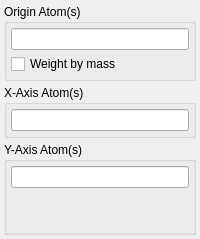
                  <widget class="QWidget" name="StaticSiteDefinitionPage">
                   <layout class="QVBoxLayout" name="verticalLayout_15">
                    <property name="spacing">
                     <number>4</number>
                    </property>
                    <property name="leftMargin">
                     <number>4</number>
                    </property>
                    <property name="topMargin">
                     <number>4</number>
                    </property>
                    <property name="rightMargin">
                     <number>4</number>
                    </property>
                    <property name="bottomMargin">
                     <number>4</number>
                    </property>
                    <item>
                     <widget class="QGroupBox" name="SiteOriginGroup">
                      <property name="sizePolicy">
                       <sizepolicy hsizetype="Minimum" vsizetype="Minimum">
                        <horstretch>0</horstretch>
                        <verstretch>0</verstretch>
                       </sizepolicy>
                      </property>
                      <property name="title">
                       <string>Origin Atom(s)</string>
                      </property>
                      <layout class="QVBoxLayout" name="verticalLayout_12">
                       <property name="spacing">
                        <number>4</number>
                       </property>
                       <property name="leftMargin">
                        <number>4</number>
                       </property>
                       <property name="topMargin">
                        <number>4</number>
                       </property>
                       <property name="rightMargin">
                        <number>4</number>
                       </property>
                       <property name="bottomMargin">
                        <number>4</number>
                       </property>
                       <item>
                        <widget class="QLineEdit" name="SiteOriginAtomsEdit">
                         <property name="enabled">
                          <bool>true</bool>
                         </property>
                         <property name="toolTip">
                          <string>Atom indices whose positions will be averaged in order to generate the site origin</string>
                         </property>
                         <property name="readOnly">
                          <bool>true</bool>
                         </property>
                        </widget>
                       </item>
                       <item>
                        <widget class="QCheckBox" name="SiteOriginMassWeightedCheck">
                         <property name="text">
                          <string>Weight by mass</string>
                         </property>
                        </widget>
                       </item>
                      </layout>
                     </widget>
                    </item>
                    <item>
                     <widget class="QGroupBox" name="SiteXAxisGroup">
                      <property name="sizePolicy">
                       <sizepolicy hsizetype="Preferred" vsizetype="Minimum">
                        <horstretch>0</horstretch>
                        <verstretch>0</verstretch>
                       </sizepolicy>
                      </property>
                      <property name="title">
                       <string>X-Axis Atom(s)</string>
                      </property>
                      <layout class="QVBoxLayout" name="verticalLayout_13">
                       <property name="spacing">
                        <number>4</number>
                       </property>
                       <property name="leftMargin">
                        <number>4</number>
                       </property>
                       <property name="topMargin">
                        <number>4</number>
                       </property>
                       <property name="rightMargin">
                        <number>4</number>
                       </property>
                       <property name="bottomMargin">
                        <number>4</number>
                       </property>
                       <item>
                        <widget class="QLineEdit" name="SiteXAxisAtomsEdit">
                         <property name="enabled">
                          <bool>true</bool>
                         </property>
                         <property name="toolTip">
                          <string>Atom indices whose positions will be averaged in order to generate a vector from the origin defining the x axis</string>
                         </property>
                         <property name="readOnly">
                          <bool>true</bool>
                         </property>
                        </widget>
                       </item>
                      </layout>
                     </widget>
                    </item>
                    <item>
                     <widget class="QGroupBox" name="SiteYAxisGroup">
                      <property name="sizePolicy">
                       <sizepolicy hsizetype="Expanding" vsizetype="Minimum">
                        <horstretch>0</horstretch>
                        <verstretch>0</verstretch>
                       </sizepolicy>
                      </property>
                      <property name="title">
                       <string>Y-Axis Atom(s)</string>
                      </property>
                      <layout class="QVBoxLayout" name="verticalLayout_14">
                       <property name="spacing">
                        <number>4</number>
                       </property>
                       <property name="leftMargin">
                        <number>4</number>
                       </property>
                       <property name="topMargin">
                        <number>4</number>
                       </property>
                       <property name="rightMargin">
                        <number>4</number>
                       </property>
                       <property name="bottomMargin">
                        <number>4</number>
                       </property>
                       <item>
                        <widget class="QLineEdit" name="SiteYAxisAtomsEdit">
                         <property name="enabled">
                          <bool>true</bool>
                         </property>
                         <property name="toolTip">
                          <string>Atom indices whose positions will be averaged in order to generate a vector from the origin defining the y axis (orthogonalised against x)</string>
                         </property>
                         <property name="readOnly">
                          <bool>true</bool>
                         </property>
                        </widget>
                       </item>
                       <item>
                        <spacer name="verticalSpacer">
                         <property name="orientation">
                          <enum>Qt::Vertical</enum>
                         </property>
                         <property name="sizeHint" stdset="0">
                          <size>
                           <width>20</width>
                           <height>40</height>
                          </size>
                         </property>
                        </spacer>
                       </item>
                      </layout>
                     </widget>
                    </item>
                   </layout>
                  </widget>
